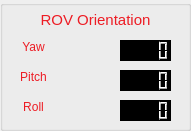
   <widget class="QGroupBox" name="groupBox_4">
    <property name="geometry">
     <rect>
      <x>690</x>
      <y>210</y>
      <width>191</width>
      <height>131</height>
     </rect>
    </property>
    <property name="title">
     <string/>
    </property>
    <widget class="QLCDNumber" name="lcdNumber_6">
     <property name="geometry">
      <rect>
       <x>120</x>
       <y>40</y>
       <width>51</width>
       <height>21</height>
      </rect>
     </property>
     <property name="styleSheet">
      <string notr="true">background-color: rgb(0, 0, 0);</string>
     </property>
    </widget>
    <widget class="QLCDNumber" name="lcdNumber_7">
     <property name="geometry">
      <rect>
       <x>120</x>
       <y>70</y>
       <width>51</width>
       <height>21</height>
      </rect>
     </property>
     <property name="styleSheet">
      <string notr="true">background-color: rgb(0, 0, 0);</string>
     </property>
    </widget>
    <widget class="QLCDNumber" name="lcdNumber_8">
     <property name="geometry">
      <rect>
       <x>120</x>
       <y>100</y>
       <width>51</width>
       <height>21</height>
      </rect>
     </property>
     <property name="styleSheet">
      <string notr="true">background-color: rgb(0, 0, 0);</string>
     </property>
    </widget>
    <widget class="QLabel" name="label_13">
     <property name="geometry">
      <rect>
       <x>10</x>
       <y>10</y>
       <width>171</width>
       <height>21</height>
      </rect>
     </property>
     <property name="text">
      <string>&lt;html&gt;&lt;head/&gt;&lt;body&gt;&lt;p&gt;&lt;span style=&quot; font-size:11pt; color:#ed1c24;&quot;&gt;ROV Orientation&lt;/span&gt;&lt;/p&gt;&lt;/body&gt;&lt;/html&gt;</string>
     </property>
     <property name="alignment">
      <set>Qt::AlignCenter</set>
     </property>
    </widget>
    <widget class="QLabel" name="label_12">
     <property name="geometry">
      <rect>
       <x>10</x>
       <y>40</y>
       <width>47</width>
       <height>13</height>
      </rect>
     </property>
     <property name="text">
      <string>&lt;html&gt;&lt;head/&gt;&lt;body&gt;&lt;p&gt;&lt;span style=&quot; color:#ed1c24;&quot;&gt;Yaw&lt;/span&gt;&lt;/p&gt;&lt;/body&gt;&lt;/html&gt;</string>
     </property>
     <property name="alignment">
      <set>Qt::AlignCenter</set>
     </property>
    </widget>
    <widget class="QLabel" name="label_14">
     <property name="geometry">
      <rect>
       <x>10</x>
       <y>70</y>
       <width>47</width>
       <height>13</height>
      </rect>
     </property>
     <property name="text">
      <string>&lt;html&gt;&lt;head/&gt;&lt;body&gt;&lt;p&gt;&lt;span style=&quot; color:#ed1c24;&quot;&gt;Pitch&lt;/span&gt;&lt;/p&gt;&lt;/body&gt;&lt;/html&gt;</string>
     </property>
     <property name="alignment">
      <set>Qt::AlignCenter</set>
     </property>
    </widget>
    <widget class="QLabel" name="label_15">
     <property name="geometry">
      <rect>
       <x>10</x>
       <y>100</y>
       <width>47</width>
       <height>13</height>
      </rect>
     </property>
     <property name="text">
      <string>&lt;html&gt;&lt;head/&gt;&lt;body&gt;&lt;p&gt;&lt;span style=&quot; color:#ed1c24;&quot;&gt;Roll&lt;/span&gt;&lt;/p&gt;&lt;/body&gt;&lt;/html&gt;</string>
     </property>
     <property name="alignment">
      <set>Qt::AlignCenter</set>
     </property>
    </widget>
   </widget>
